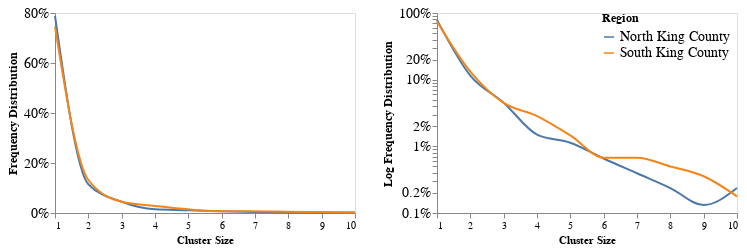

The cell this chart's notebook holds for it:
### Code cell
cluster_count = linear_clusters | log_clusters
cluster_count

### Figure 1 — Vega-Lite specification as saved in the notebook (floating-point values rounded to 4 significant figures)
{"config": {"view": {"continuousWidth": 400, "continuousHeight": 300}}, "hconcat": [{"mark": {"type": "line", "interpolate": "monotone", "opacity": 1}, "encoding": {"color": {"field": "Region", "type": "nominal"}, "x": {"axis": {"grid": false, "title": "Cluster Size"}, "field": "size", "type": "quantitative"}, "y": {"axis": {"format": "%", "grid": false, "labelFontSize": 14, "title": "Frequency Distribution", "titleFontSize": 12}, "field": "perc", "type": "quantitative"}}, "height": 200, "transform": [{"filter": "(datum.size < 11)"}], "width": 300}, {"mark": {"type": "line", "interpolate": "monotone", "opacity": 1}, "encoding": {"color": {"field": "Region", "legend": {"labelFontSize": 14, "offset": -140, "titleFontSize": 12}, "type": "nominal"}, "x": {"axis": {"grid": false, "title": "Cluster Size"}, "field": "size", "type": "quantitative"}, "y": {"axis": {"format": "%", "grid": false, "labelFontSize": 14, "title": "Log Frequency Distribution", "titleFontSize": 12}, "field": "perc", "scale": {"type": "log", "zero": true}, "type": "quantitative"}}, "height": 200, "transform": [{"filter": "(datum.size < 11)"}], "width": 300}], "data": {"name": "data-4c6b557023329c8a0280b81b50e01584"}, "$schema": "https://vega.github.io/schema/vega-lite/v4.17.0.json", "datasets": {"data-4c6b557023329c8a0280b81b50e01584": [{"Region": "North King County", "size": 1, "count": 2999, "perc": 0.7888}, {"Region": "North King County", "size": 2, "count": 437, "perc": 0.1149}, {"Region": "North King County", "size": 3, "count": 172, "perc": 0.04524}, {"Region": "North King County", "size": 4, "count": 57, "perc": 0.01499}, {"Region": "North King County", "size": 5, "count": 43, "perc": 0.01131}, {"Region": "North King County", "size": 6, "count": 25, "perc": 0.006575}, {"Region": "North King County", "size": 7, "count": 15, "perc": 0.003945}, {"Region": "North King County", "size": 8, "count": 9, "perc": 0.002367}, {"Region": "North King County", "size": 10, "count": 9, "perc": 0.002367}, {"Region": "North King County", "size": 13, "count": 5, "perc": 0.001315}, {"Region": "North King County", "size": 9, "count": 5, "perc": 0.001315}, {"Region": "North King County", "size": 11, "count": 4, "perc": 0.001052}, {"Region": "North King County", "size": 15, "count": 4, "perc": 0.001052}, {"Region": "North King County", "size": 12, "count": 3, "perc": 0.0007891}, {"Region": "North King County", "size": 20, "count": 2, "perc": 0.000526}, {"Region": "North King County", "size": 19, "count": 2, "perc": 0.000526}, {"Region": "North King County", "size": 149, "count": 1, "perc": 0.000263}, {"Region": "North King County", "size": 14, "count": 1, "perc": 0.000263}, {"Region": "North King County", "size": 18, "count": 1, "perc": 0.000263}, {"Region": "North King County", "size": 122, "count": 1, "perc": 0.000263}, {"Region": "North King County", "size": 22, "count": 1, "perc": 0.000263}, {"Region": "North King County", "size": 23, "count": 1, "perc": 0.000263}, {"Region": "North King County", "size": 27, "count": 1, "perc": 0.000263}, {"Region": "North King County", "size": 30, "count": 1, "perc": 0.000263}, {"Region": "North King County", "size": 46, "count": 1, "perc": 0.000263}, {"Region": "North King County", "size": 48, "count": 1, "perc": 0.000263}, {"Region": "North King County", "size": 58, "count": 1, "perc": 0.000263}, {"Region": "South King County", "size": 1, "count": 2096, "perc": 0.7456}, {"Region": "South King County", "size": 2, "count": 371, "perc": 0.132}, {"Region": "South King County", "size": 3, "count": 126, "perc": 0.04482}, {"Region": "South King County", "size": 4, "count": 80, "perc": 0.02846}, {"Region": "South King County", "size": 5, "count": 41, "perc": 0.01459}, {"Region": "South King County", "size": 6, "count": 19, "perc": 0.006759}, {"Region": "South King County", "size": 7, "count": 19, "perc": 0.006759}, {"Region": "South King County", "size": 8, "count": 14, "perc": 0.00498}, {"Region": "South King County", "size": 9, "count": 10, "perc": 0.003557}, {"Region": "South King County", "size": 13, "count": 5, "perc": 0.001779}, {"Region": "South King County", "size": 12, "count": 5, "perc": 0.001779}, {"Region": "South King County", "size": 10, "count": 5, "perc": 0.001779}, {"Region": "South King County", "size": 23, "count": 3, "perc": 0.001067}, {"Region": "South King County", "size": 16, "count": 3, "perc": 0.001067}, {"Region": "South King County", "size": 29, "count": 2, "perc": 0.0007115}, {"Region": "South King County", "size": 18, "count": 1, "perc": 0.0003557}, {"Region": "South King County", "size": 158, "count": 1, "perc": 0.0003557}, {"Region": "South King County", "size": 59, "count": 1, "perc": 0.0003557}, {"Region": "South King County", "size": 34, "count": 1, "perc": 0.0003557}, {"Region": "South King County", "size": 33, "count": 1, "perc": 0.0003557}, {"Region": "South King County", "size": 32, "count": 1, "perc": 0.0003557}, {"Region": "South King County", "size": 22, "count": 1, "perc": 0.0003557}, {"Region": "South King County", "size": 21, "count": 1, "perc": 0.0003557}, {"Region": "South King County", "size": 20, "count": 1, "perc": 0.0003557}, {"Region": "South King County", "size": 14, "count": 1, "perc": 0.0003557}, {"Region": "South King County", "size": 11, "count": 1, "perc": 0.0003557}, {"Region": "South King County", "size": 283, "count": 1, "perc": 0.0003557}]}}
